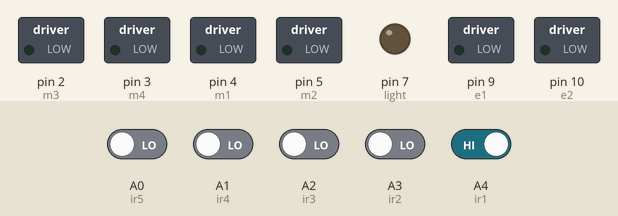
Recording of a sketch running on a simulated Arduino Uno, built with avr-gcc and run on an emulated ATmega328P. Parts: switched loads named in the sketch (green lamp = pin HIGH), output pins drawn as LEDs (lit = HIGH). The inputs (shaded band) are chosen by the test bench; at power-on: A4 (ir1) HIGH, A0 (ir5), A1 (ir4), A2 (ir3), A3 (ir2) LOW.

Above: at 1.2 s.
1.3 s: A0 (ir5) driven HIGH
At 1.6 s:
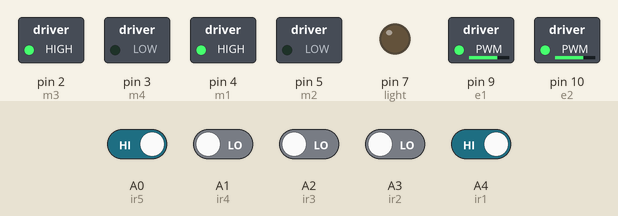
2.8 s: A1 (ir4) driven HIGH
At 3.9 s:
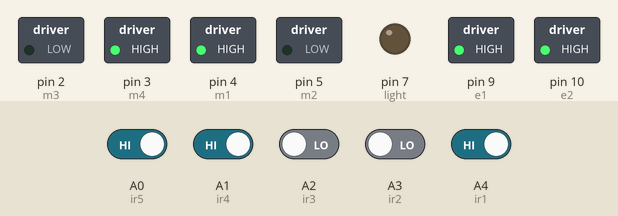
4.3 s: A2 (ir3) driven HIGH
At 5.1 s:
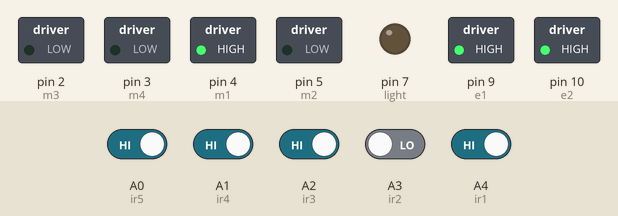
5.8 s: A2 (ir3) driven LOW
At 6.2 s:
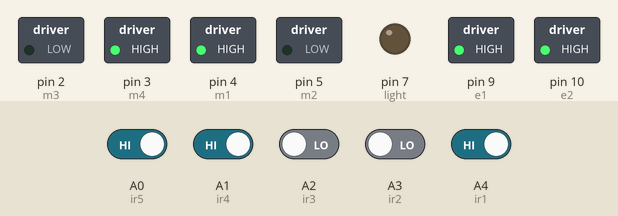
7.3 s: A1 (ir4) driven LOW
At 8.5 s:
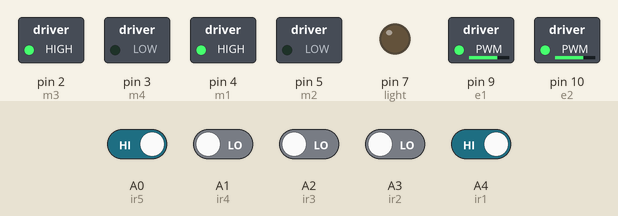
8.8 s: A3 (ir2) driven HIGH
At 9.7 s:
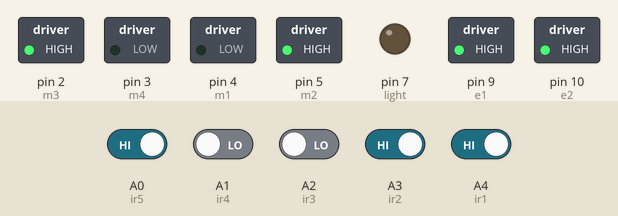
Timing chart, 0 to 11.3 s (numbered marks = the images above; inputs shaded):
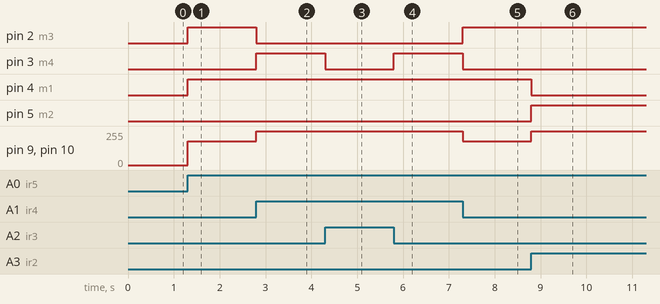

Measured:
- after the input at 1.3 s, pin 2 (m3), pin 4 (m1): LOW → HIGH at once; pin 9 (e1), pin 10 (e2): 0/255 → 180/255 at once
- after the input at 2.8 s, pin 2 (m3): HIGH → LOW at once; pin 3 (m4): LOW → HIGH at once; pin 9 (e1), pin 10 (e2): 180/255 → 255/255 at once
- after the input at 4.3 s, pin 3 (m4): HIGH → LOW at once
- after the input at 5.8 s, pin 3 (m4): LOW → HIGH at once
- after the input at 7.3 s, pin 2 (m3): LOW → HIGH at once; pin 3 (m4): HIGH → LOW at once; pin 9 (e1), pin 10 (e2): 255/255 → 180/255 at once
- after the input at 8.8 s, pin 4 (m1): HIGH → LOW at once; pin 5 (m2): LOW → HIGH at once; pin 9 (e1), pin 10 (e2): 180/255 → 255/255 at once

The sketch:

lfr_main.ino
```cpp
// Motor Pins
#define m1 4  //Right Motor 1
#define m2 5  //Right Motor 2
#define m3 2  //Left Motor 1
#define m4 3  //Left Motor 2

// Motor Speed Control (enable) Pins
#define e1 9  //Right Motor Enable Pin EA
#define e2 10 //Left Motor Enable Pin EB

// Sensor Pins
#define ir1 A4
#define ir2 A3
#define ir3 A2
#define ir4 A1
#define ir5 A0

// Light Pin and intensity
#define light 7

void setup() {

  Serial.begin(9600);

  pinMode(m1, OUTPUT);
  pinMode(m2, OUTPUT);
  pinMode(m3, OUTPUT);
  pinMode(m4, OUTPUT);

  pinMode(e1, OUTPUT);
  pinMode(e2, OUTPUT);

  pinMode(ir1, INPUT);
  pinMode(ir2, INPUT);
  pinMode(ir3, INPUT);
  pinMode(ir4, INPUT);
  pinMode(ir5, INPUT);

  pinMode(light, OUTPUT);
}

void forward(int s){
  analogWrite(e1, s);
  analogWrite(e2, s);
  digitalWrite(m1, HIGH);
  digitalWrite(m2, LOW);
  digitalWrite(m3, HIGH);
  digitalWrite(m4, LOW);
}

void left(){
  analogWrite(e1, 255);
  analogWrite(e2, 255);
  digitalWrite(m1, HIGH);
  digitalWrite(m2, LOW);
  digitalWrite(m3, LOW);
  digitalWrite(m4, HIGH);
}

void slow_left(){
  analogWrite(e1, 255);
  analogWrite(e2, 255);
  digitalWrite(m1, HIGH);
  digitalWrite(m2, LOW);
  digitalWrite(m3, LOW);
  digitalWrite(m4, LOW);
}

void right(){
  analogWrite(e1, 255);
  analogWrite(e2, 255);
  digitalWrite(m1, LOW);
  digitalWrite(m2, HIGH);
  digitalWrite(m3, HIGH);
  digitalWrite(m4, LOW);
}

void slow_right(){
  analogWrite(e1, 255);
  analogWrite(e2, 255);
  digitalWrite(m1, LOW);
  digitalWrite(m2, LOW);
  digitalWrite(m3, HIGH);
  digitalWrite(m4, LOW);
}

void loop() {

  // Sensor Lights
//  digitalWrite(light, HIGH);

  int last;

  //Reading Sensor Values
  int s1 = digitalRead(ir1);  //Left Most Sensor
  int s2 = digitalRead(ir2);  //Left Sensor
  int s3 = digitalRead(ir3);  //Middle Sensor
  int s4 = digitalRead(ir4);  //Right Sensor
  int s5 = digitalRead(ir5);  //Right Most Sensor

/*
 * Possible conditions
 *
 * 0 0 0 0 0
 * 1 1 1 1 1
 *
 * 0 0 0 0 1
 * 1 0 0 0 0
 *
 * 0 0 0 1 0
 * 0 1 0 0 0
 *
 * 0 0 0 1 1
 * 1 1 0 0 0
 *
 * 0 0 1 1 0
 * 0 1 1 0 0
 *
 * 0 0 1 0 0
 *
 * 0 1 1 1 0
 *
 */

// testing
// left();
// right();
// slow_left();
// slow_right();
//  String x = "\t";
//  Serial.println(s1 + x + s2 + x + s3 + x + s4 + x + s5);
//  delay(100);


  //if only middle sensor(s) detects
  if( ((s1==1)&&(s2==1)&&(s3==0)&&(s4==1)&&(s5==1)) || ((s1==1)&&(s2==0)&&(s3==0)&&(s4==0)&&(s5==1)) )
  {
    forward(180);
  }

  //if left center sensor detects
  if( ((s1==1)&&(s2==0)&&(s3==0)&&(s4==1)&&(s5==1)) || ((s1==0)&&(s2==0)&&(s3==0)&&(s4==1)&&(s5==1)) )
  {
    left();
  }

  //if left most sensor detects
  if( ((s1==0)&&(s2==1)&&(s3==1)&&(s4==1)&&(s5==1)) || ((s1==1)&&(s2==0)&&(s3==1)&&(s4==1)&&(s5==1)) || ((s1==0)&&(s2==0)&&(s3==1)&&(s4==1)&&(s5==1)) )
  {
    slow_left();
  }

  //if right most sensor detect
  if(((s1==1)&&(s2==1)&&(s3==1)&&(s4==1)&&(s5==0)) || ((s1==1)&&(s2==1)&&(s3==1)&&(s4==0)&&(s5==1)) || ((s1==1)&&(s2==1)&&(s3==1)&&(s4==0)&&(s5==0)) )
  {
    slow_right();
  }

  //if right most sensor detect
  if(((s1==1)&&(s2==1)&&(s3==0)&&(s4==0)&&(s5==1)) || ((s1==1)&&(s2==1)&&(s3==0)&&(s4==0)&&(s5==0)))
  {
    right();
  }

  //if all sensor detects
  if((s1==0)&&(s2==0)&&(s3==0)&&(s4==0)&&(s5==0))
  {
    forward(150);
  }

  //if no sensor detect
  if((s1==1)&&(s2==1)&&(s3==1)&&(s4==1)&&(s5==1))
  {
    slow_left();
  }

}
```
